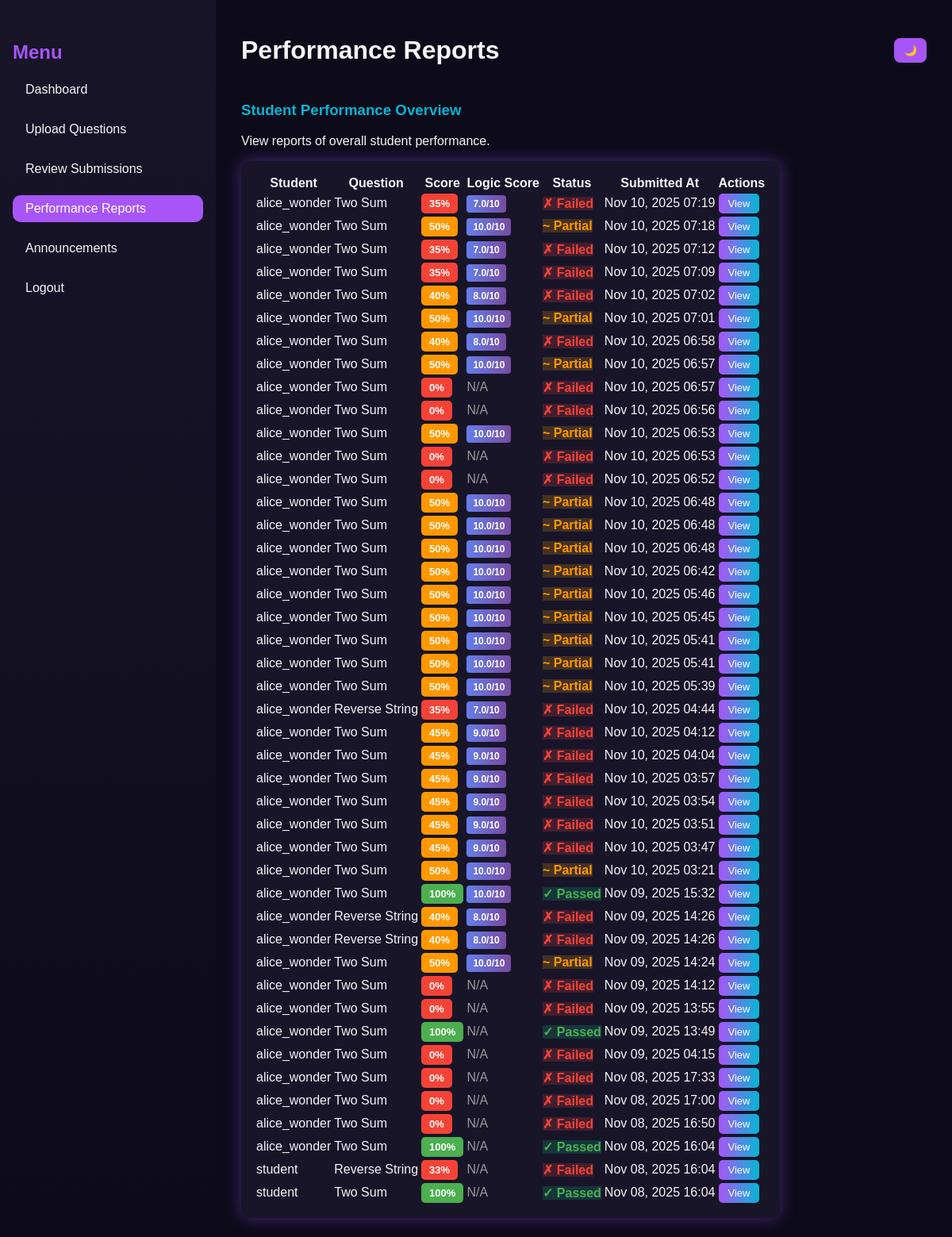
Before: /faculty/performance-reports/ (signed in) with the older database file.
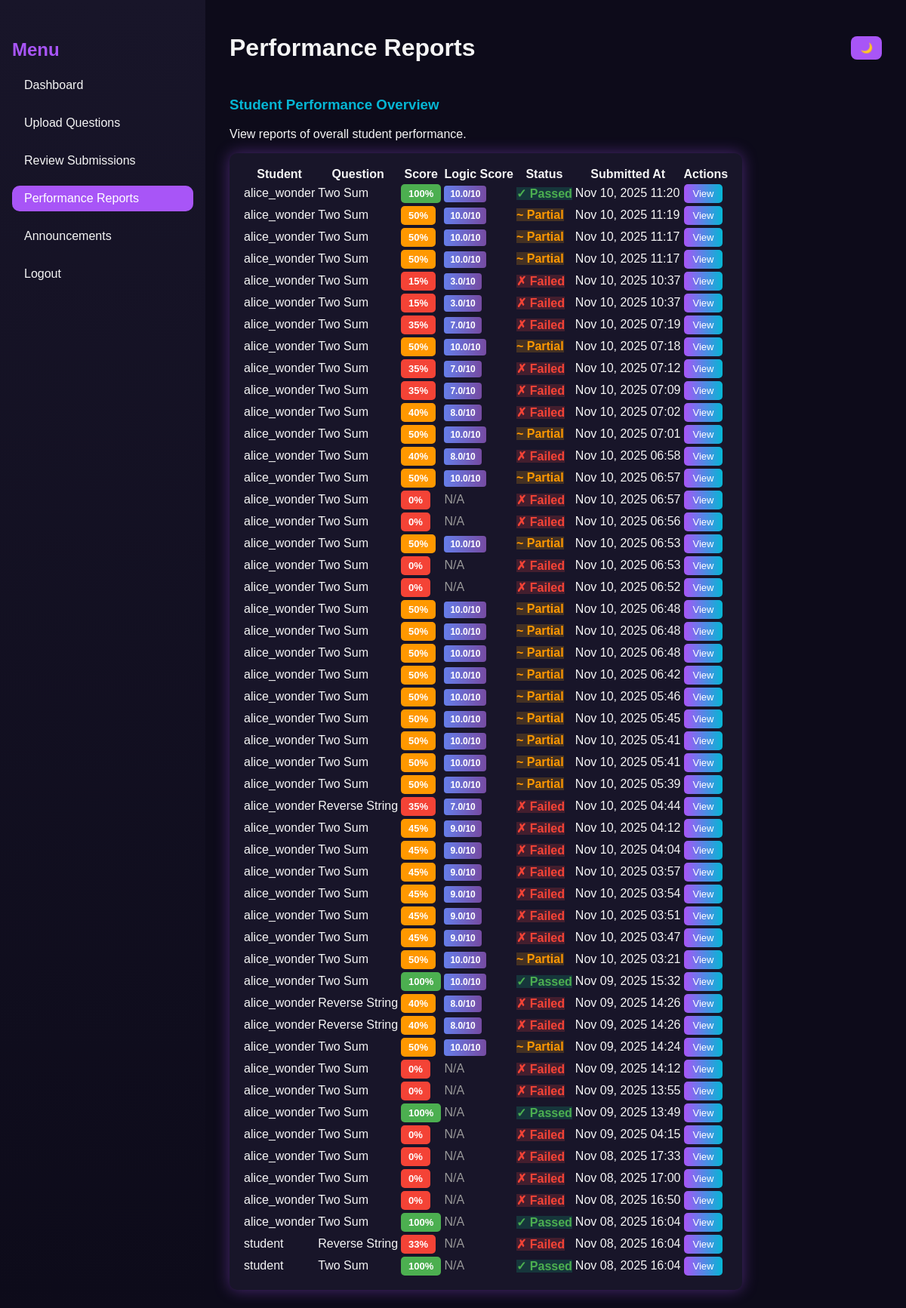
After: the same page with the newer database file.
### core/models.py (models this page shows, shortened)
class Submission(models.Model):
    student = models.ForeignKey(Student, on_delete=models.CASCADE)
    question = models.ForeignKey(Question, on_delete=models.CASCADE)
    code = models.TextField()
    language = models.CharField(max_length=20)
    result = models.JSONField(null=True, blank=True)  # store output, correctness, AI feedback
    score = models.FloatField(default=0)
    submitted_at = models.DateTimeField(auto_now_add=True)

class Student(models.Model):
    user = models.OneToOneField(User, on_delete=models.CASCADE)
    faculty = models.ForeignKey(Faculty, on_delete=models.SET_NULL, null=True, blank=True)
    group = models.ForeignKey(Group, on_delete=models.SET_NULL, null=True, blank=True, related_name='students')

class Question(models.Model):
    faculty = models.ForeignKey(Faculty, on_delete=models.CASCADE, related_name='questions')
    title = models.CharField(max_length=255)
    description = models.TextField()
    difficulty = models.CharField(
        max_length=20,
        choices=[('Easy', 'Easy'), ('Medium', 'Medium'), ('Hard', 'Hard')],
        default='Easy'
    )
    marks = models.IntegerField(default=0)
    created_at = models.DateTimeField(auto_now_add=True)
    example_input = models.TextField(blank=True)
    example_output = models.TextField(blank=True)
    constraints = models.TextField(blank=True)

### core/views.py (the view)
# urls.py: path('faculty/performance-reports/', views.performance_reports, name='performance_reports'),
@login_required
def performance_reports(request):
    submissions = Submission.objects.select_related('student__user', 'question').order_by('-submitted_at')
    return render(request, 'core/performance_reports.html', {"submissions": submissions})

### core/templates/core/performance_reports.html (shortened to what this page needs)
{% load static %}
<!DOCTYPE html>
<html lang="en">
<head>
  <link rel="stylesheet" href="{% static 'dynamic/CSS/faculty_dashboard.css' %}" />
</head>
<body>
  <div class="dashboard">
    <aside class="sidebar">
      <h2 class="menu-title">Menu</h2>
      <ul>
        <li><a href="{% url 'faculty_dashboard' %}">Dashboard</a></li>
        <li><a href="{% url 'upload_question' %}">Upload Questions</a></li>
        <li><a href="{% url 'review_submissions' %}">Review Submissions</a></li>
        <li><a href="{% url 'performance_reports' %}" class="active">Performance Reports</a></li>
        <li><a href="{% url 'faculty_announcements' %}">Announcements</a></li>
        <li><a href="{% url 'logout' %}">Logout</a></li>
      </ul>
    </aside>
    <main class="main-content">
      <header class="topbar">
        <h1>Performance Reports</h1>
        <div class="theme-toggle">
          <button id="themeToggle">🌙</button>
        </div>
      </header>
      <section class="overview">
        <h3>Student Performance Overview</h3>
        <p>View reports of overall student performance.</p>
        <table class="performance-table">
          <thead>
            <tr>
              <th>Student</th>
              <th>Question</th>
              <th>Score</th>
              <th>Logic Score</th>
              <th>Status</th>
              <th>Submitted At</th>
              <th>Actions</th>
            </tr>
          </thead>
          <tbody>
            {% for submission in submissions %}
              <tr>
                <td>{{ submission.student.user.username }}</td>
                <td>{{ submission.question.title }}</td>
                <td>
                  <span class="score-badge {% if submission.score >= 70 %}score-high{% elif submission.score >= 40 %}score-medium{% else %}score-low{% endif %}">
                    {{ submission.score|floatformat:0 }}%
                  </span>
                </td>
                <td>
                  {% if submission.result.logic_score is not None %}
                    <span class="logic-badge">{{ submission.result.logic_score }}/10</span>
                  {% else %}
                    <span style="color: #999;">N/A</span>
                  {% endif %}
                </td>
                <td>
                  {% if submission.score == 100 %}
                    <span class="status-passed">✓ Passed</span>
                  {% elif submission.score >= 50 %}
                    <span class="status-partial">~ Partial</span>
                  {% else %}
                    <span class="status-failed">✗ Failed</span>
                  {% endif %}
                </td>
                <td>{{ submission.submitted_at|date:"M d, Y H:i" }}</td>
                <td>
                  <button class="view-btn" onclick="showDetails({{ submission.id }})">View</button>
                </td>
              </tr>
            {% empty %}
              <tr>
                <td colspan="7">No submissions yet.</td>
              </tr>
            {% endfor %}
          </tbody>
        </table>
      </section>
    </main>
  </div>
</body>
</html>

Changed rows visible on the page:
added Submission: student.user.username "alice_wonder", question "Two Sum", score "100", result.logic_score "10.0", shows "✓ Passed", submitted_at "Nov 10, 2025 11:20"
added Submission: student.user.username "alice_wonder", question "Two Sum", score "50", result.logic_score "10.0", shows "~ Partial", submitted_at "Nov 10, 2025 11:19"
added Submission: student.user.username "alice_wonder", question "Two Sum", score "50", result.logic_score "10.0", shows "~ Partial", submitted_at "Nov 10, 2025 11:17"
added Submission: student.user.username "alice_wonder", question "Two Sum", score "50", result.logic_score "10.0", shows "~ Partial", submitted_at "Nov 10, 2025 11:17"
added Submission: student.user.username "alice_wonder", question "Two Sum", score "15", result.logic_score "3.0", shows "✗ Failed", submitted_at "Nov 10, 2025 10:37"
added Submission: student.user.username "alice_wonder", question "Two Sum", score "15", result.logic_score "3.0", shows "✗ Failed", submitted_at "Nov 10, 2025 10:37"
